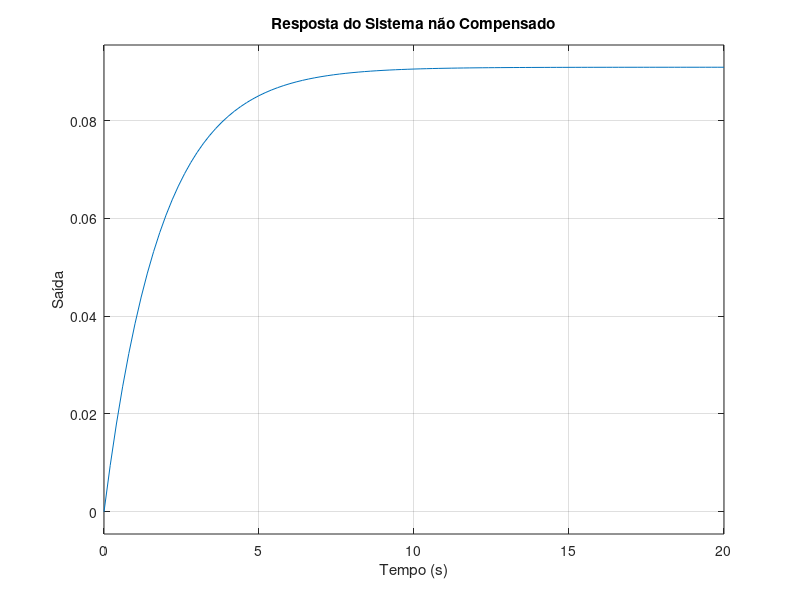

Write the MATLAB code that produced this figure.
% Definindo o sistema original (planta)
num_G = [0.1];  % Numerador da função de transferência
den_G = [2 ,1]; % Denominador da função de transferência

G = tf(num_G, den_G); % Criando a função de transferência da planta
G

% sisotool(G);

% Especificações de desempenho: 
% Erro em regime permanente nulo, Sobressinal <= 5%, Tempo de acomodação <= 2 segundos

Sistema_original = feedback(G, 1);  % Fechando a malha com unidade de feedback
Sistema_original

ControladorP = 1;

Sistema_com_Controlador = feedback(ControladorP*G, 1);  % Fechando a malha com unidade de feedback
Sistema_com_Controlador

% Comparando a resposta ao Degrau sem e com compensador
figure;
% subplot(2,1,1);
step(Sistema_original);
title('Resposta do Sistema não Compensado');
xlabel('Tempo (s)');
ylabel('Saída');
grid on;

% subplot(2,1,2);
% step(Sistema_com_Controlador);
% title('Resposta do Sistema com Compensador de Atraso em Fase');
% xlabel('Tempo (s)');
% ylabel('Saída');
% grid on;
